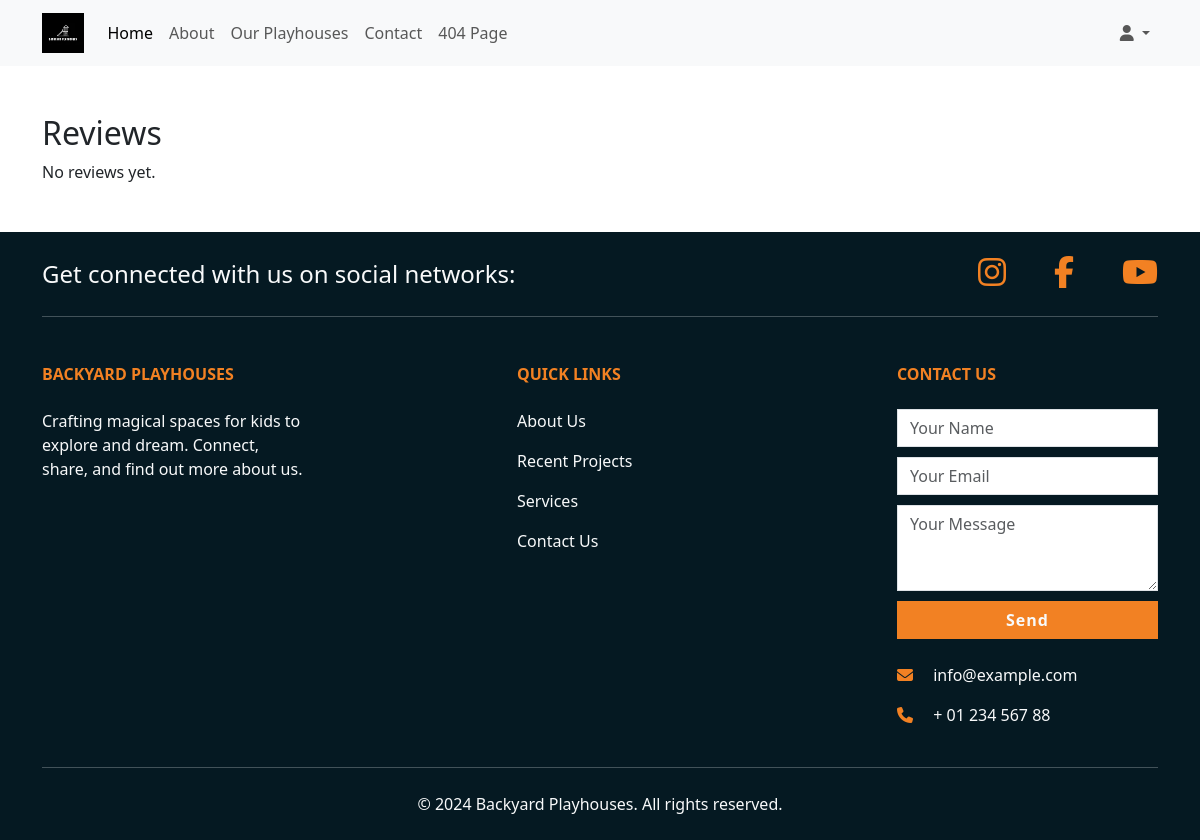
Page /reviews/list/ on the earlier database version.
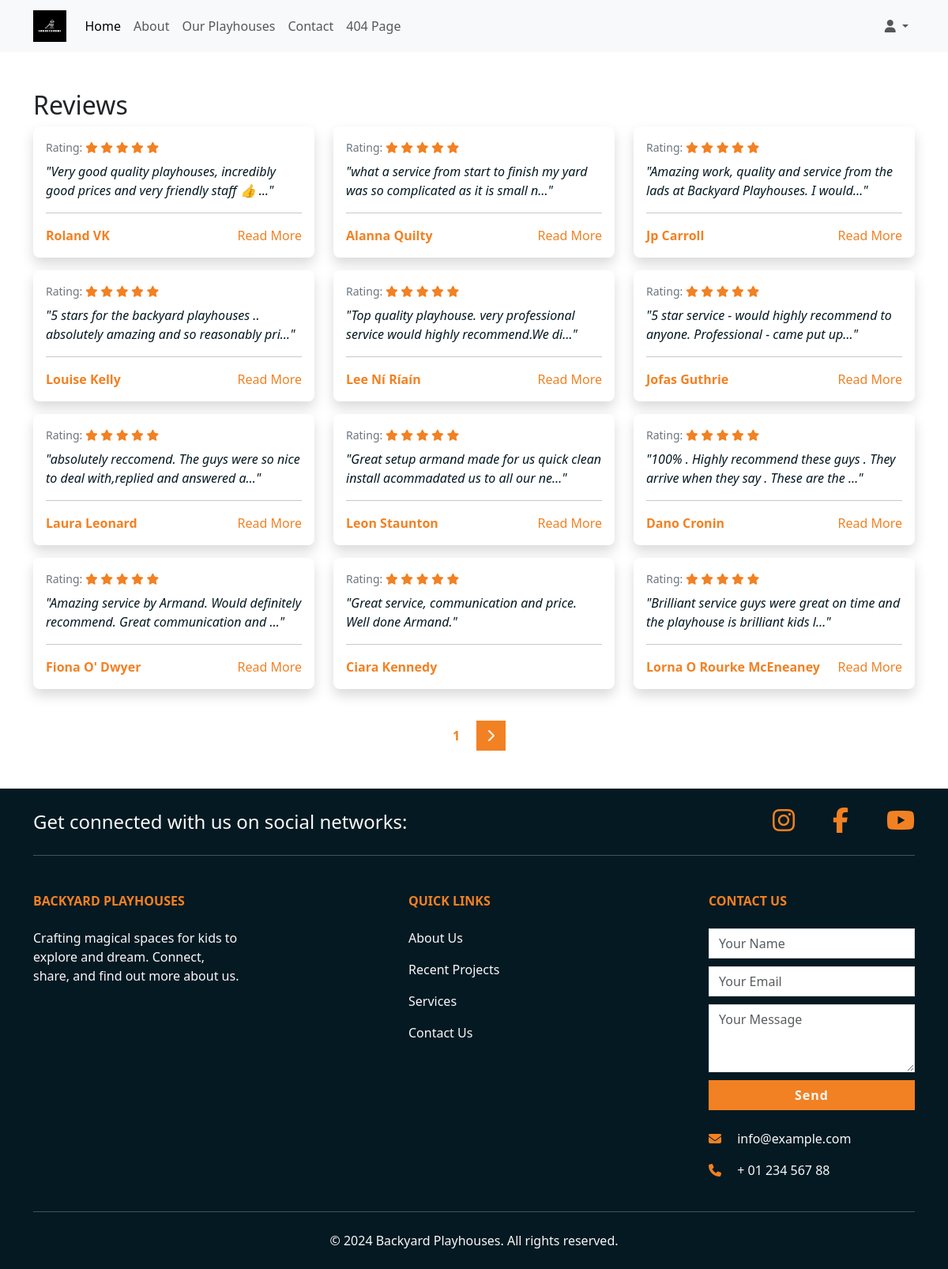
Same page on the later database version.
### reviews/models.py (models this page shows, shortened)
class Review(models.Model):
    author = models.CharField(max_length=100)
    rating = models.IntegerField(default=5, choices=[(i, i) for i in range(1, 6)])
    content = models.TextField()
    date_posted = models.DateTimeField(auto_now_add=True)
    def stars(self):
        stars_html = mark_safe(''.join(['<i class="fas fa-star text-warning"></i> ' for _ in range(self.rating)]) +
                               ''.join(['<i class="far fa-star text-warning"></i> ' for _ in range(5 - self.rating)]))
        return stars_html

### reviews/views.py (the view)
# urls.py: path('list/', views.review_list, name='review_list'),
def review_list(request):
    reviews_list = Review.objects.all().order_by('-date_posted')
    paginator = Paginator(reviews_list, 12)  # Show 12 reviews per page.
    page_number = request.GET.get('page')
    reviews = paginator.get_page(page_number)
    return render(request, 'reviews/review_list.html', {'reviews': reviews})

### reviews/templates/reviews/review_list.html (shortened to what this page needs)
{% extends 'base.html' %}
{% block content %}
<div class="container my-5">
    <h2>Reviews</h2>
    {% if reviews %}
        <div class="row">
            {% for review in reviews %}
            <div class="col-12 col-md-6 col-lg-4 mb-3">
                <div class="card testimonial-card shadow">
                    <div class="card-body">
                        <div class="testimonial-rating mb-2 d-flex justify-content-between">
                            <small class="text-muted">Rating: {{ review.stars|safe }}</small>
                        </div>
                        <p class="testimonial-text">"{{ review.content|truncatechars:80 }}"</p>
                        <hr>
                        <div class="w-100 d-flex justify-content-between align-items-center">
                            <p class="testimonial-author mb-0"><strong>{{ review.author }}</strong></p>
                            {% if review.content|length > 80 %}
                            <a class="text-warning text-decoration-none" href="#reviewModal" data-bs-toggle="modal" data-bs-target="#reviewModal" onclick="setModalContent('{{ review.content|escapejs }}')">Read More</a>
                            {% endif %}
                        </div>
                    </div>
                </div>
            </div>
            {% endfor %}
        </div>
        <div class="d-flex justify-content-center mt-4 ">
            <span class="current-page btn text-warning fw-bold">{{ reviews.number }}</span>
            {% if reviews.has_next %}
                <a href="?page={{ reviews.next_page_number }}" class="btn btn-primary ms-2"><i class="fa-solid fa-chevron-right"></i></a>
            {% endif %}
        </div>
    {% else %}
        <p>No reviews yet.</p>
    {% endif %}
</div>
{% endblock %}

Differences in the rows shown:
added Review: rating 5 (drawn), content "Very good quality playhouses, incredibly good prices and very friendly staff 👍 …", author "Roland VK"
added Review: rating 5 (drawn), content "what a service from start to finish my yard was so complicated as it is small n…", author "Alanna Quilty"
added Review: rating 5 (drawn), content "Amazing work, quality and service from the lads at Backyard Playhouses. I would…", author "Jp Carroll"
added Review: rating 5 (drawn), content "5 stars for the backyard playhouses .. absolutely amazing and so reasonably pri…", author "Louise Kelly"
added Review: rating 5 (drawn), content "Top quality playhouse. very professional service would highly recommend.We di…", author "Lee Ní Ríaín"
added Review: rating 5 (drawn), content "5 star service - would highly recommend to anyone. Professional - came put up…", author "Jofas Guthrie"
added Review: rating 5 (drawn), content "absolutely reccomend. The guys were so nice to deal with,replied and answered a…", author "Laura Leonard"
added Review: rating 5 (drawn), content "Great setup armand made for us quick clean install acommadated us to all our ne…", author "Leon Staunton"
added Review: rating 5 (drawn), content "100% . Highly recommend these guys . They arrive when they say . These are the …", author "Dano Cronin"
added Review: rating 5 (drawn), content "Amazing service by Armand. Would definitely recommend. Great communication and …", author "Fiona O' Dwyer"
added Review: rating 5 (drawn), content "Great service, communication and price. Well done Armand.", author "Ciara Kennedy"
added Review: rating 5 (drawn), content "Brilliant service guys were great on time and the playhouse is brilliant kids l…", author "Lorna O Rourke McEneaney"
Other differences:
{{ reviews.number }}: (not shown) → "1"
text no longer shown: "No reviews yet."
